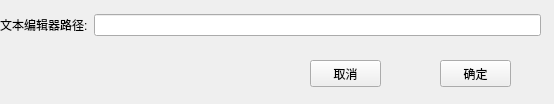
<?xml version="1.0" encoding="UTF-8"?>
<ui version="4.0">
 <class>Form</class>
 <widget class="QWidget" name="Form">
  <property name="geometry">
   <rect>
    <x>0</x>
    <y>0</y>
    <width>554</width>
    <height>104</height>
   </rect>
  </property>
  <property name="windowTitle">
   <string>Form</string>
  </property>
  <widget class="QWidget" name="gridLayoutWidget">
   <property name="geometry">
    <rect>
     <x>0</x>
     <y>0</y>
     <width>541</width>
     <height>51</height>
    </rect>
   </property>
   <layout class="QGridLayout" name="gridLayout">
    <item row="0" column="0">
     <widget class="QLabel" name="lbl_TE">
      <property name="text">
       <string>文本编辑器路径:</string>
      </property>
     </widget>
    </item>
    <item row="0" column="1">
     <widget class="QLineEdit" name="le_TE">
      <property name="toolTip">
       <string extracomment="绝对路径"/>
      </property>
     </widget>
    </item>
   </layout>
  </widget>
  <widget class="QPushButton" name="btn_cancel">
   <property name="geometry">
    <rect>
     <x>310</x>
     <y>60</y>
     <width>71</width>
     <height>27</height>
    </rect>
   </property>
   <property name="text">
    <string>取消</string>
   </property>
  </widget>
  <widget class="QPushButton" name="btn_ok">
   <property name="geometry">
    <rect>
     <x>440</x>
     <y>60</y>
     <width>71</width>
     <height>27</height>
    </rect>
   </property>
   <property name="text">
    <string>确定</string>
   </property>
  </widget>
 </widget>
 <resources/>
 <connections/>
</ui>
